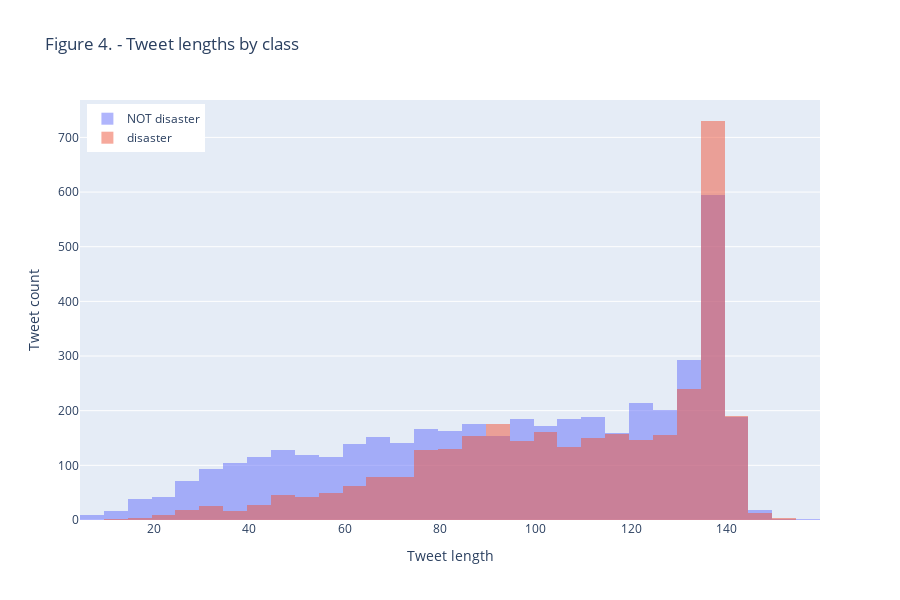

This figure's notebook cell:
### Code cell
# print(df_train01.columns)  # ['id', 'keyword', 'location', 'text', 'target']
# separate the classes
train_class0_lens = df_train01.loc[df_train01['target'] == 0, ['text', 'target']]  # not disaster
train_class1_lens = df_train01.loc[df_train01['target'] == 1, ['text', 'target']]  # disaster
# compute the tweet lengths
train_class0_lens['text_len'] = train_class0_lens.apply(lambda row: len(row['text']), axis=1)
train_class1_lens['text_len'] = train_class1_lens.apply(lambda row: len(row['text']), axis=1)

# create overlay of the 2 distributions
fig_overlay_hists = go.Figure()
fig_overlay_hists.add_trace(go.Histogram(x=train_class0_lens['text_len'], name="NOT disaster"))
fig_overlay_hists.add_trace(go.Histogram(x=train_class1_lens['text_len'], name="disaster"))

# Overlay both histograms
fig_overlay_hists.update_layout(barmode='overlay')
# Reduce opacity to see both histograms
fig_overlay_hists.update_traces(opacity=0.50)

fig_overlay_hists.update_layout(title='Figure 4. - Tweet lengths by class',
                  xaxis_title='Tweet length',
                  yaxis_title='Tweet count',
                  legend=dict(yanchor="top",
                              y=0.99,
                              xanchor="left",
                              x=0.01),
                  autosize=False,
                  width=900,
                  height=600)

fig_overlay_hists.show()

### Figure 1 — Plotly figure (JSON) as saved in the notebook; plotly's stock layout.template omitted (floating-point values rounded to 4 significant figures; data arrays with more than 128 entries replaced by an {"elided": "..."} marker saying what was removed)
{"data": [{"name": "NOT disaster", "opacity": 0.5, "type": "histogram", "x": {"elided": "4342 int values"}}, {"name": "disaster", "opacity": 0.5, "type": "histogram", "x": {"elided": "3271 int values"}}], "layout": {"autosize": false, "barmode": "overlay", "height": 600, "legend": {"x": 0.01, "xanchor": "left", "y": 0.99, "yanchor": "top"}, "title": {"text": "Figure 4. - Tweet lengths by class"}, "width": 900, "xaxis": {"autorange": true, "range": [4.5, 159.5], "title": {"text": "Tweet length"}, "type": "linear"}, "yaxis": {"autorange": true, "range": [0, 768.4], "title": {"text": "Tweet count"}}}}
